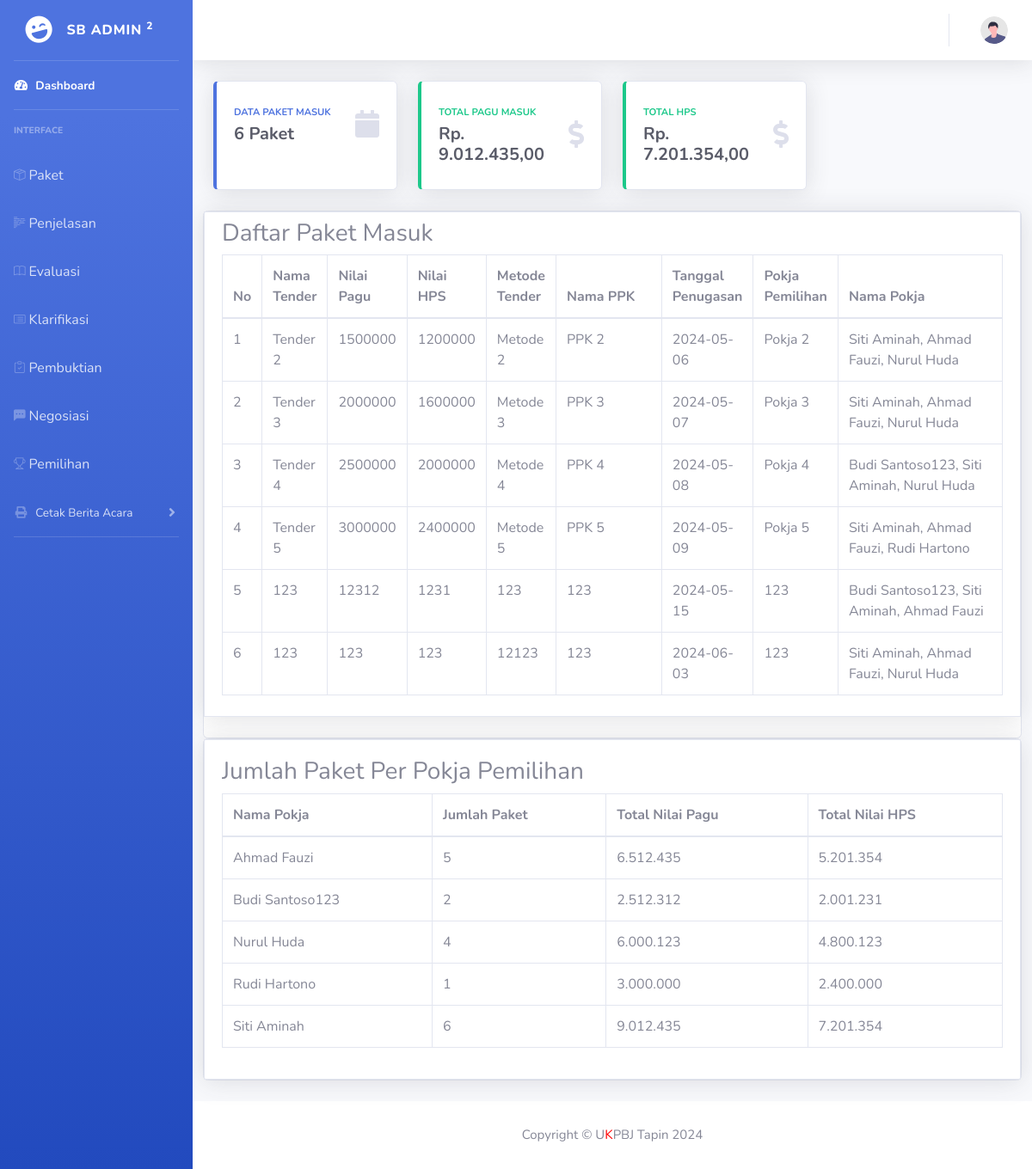
/index.php/dashboard, run on an earlier commit of the app's database.
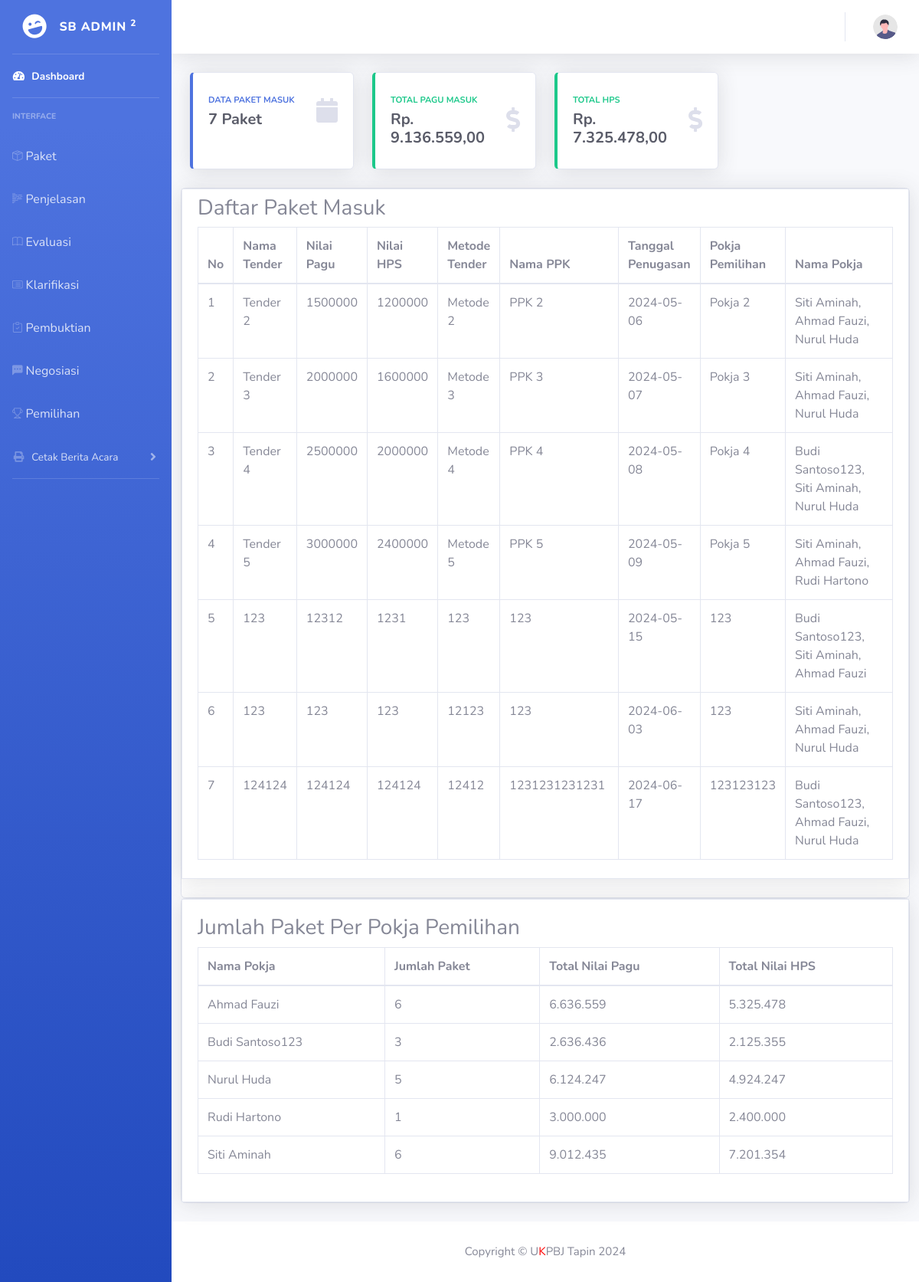
And on a later commit of the database.
### tables this page shows
CREATE TABLE `paket` (
  `Id_kode_tender` int(10) NOT NULL,
  `kode_tender` text NOT NULL,
  `Id_pokja` varchar(10) DEFAULT NULL,
  `no_dokumen_pemilihan` text NOT NULL,
  `Nama_tender` varchar(100) DEFAULT NULL,
  `Nilai_Pagu` int(30) DEFAULT NULL,
  `Kode_RUP` int(15) DEFAULT NULL,
  `Nilai_HPS` int(20) DEFAULT NULL,
  `Kode_anggaran` int(15) DEFAULT NULL,
  `Metode_tender` varchar(20) DEFAULT NULL,
  `Nama_PPK` varchar(50) DEFAULT NULL,
  `NIP_PPK` varchar(30) DEFAULT NULL,
  `No_SK` text DEFAULT NULL,
  `Unit_kerja` varchar(50) DEFAULT NULL,
  `Tgl_permohonan` date DEFAULT NULL,
  `Tgl_penugasan` date DEFAULT NULL,
  `Pokja_pemilihan` varchar(20) DEFAULT NULL
);

### application/controllers/Dashboard.php (called while the page is built, shortened)
<?php
class Dashboard extends CI_Controller {
    public function __construct() {
        $this->load->model('PokjaMil_model');
        $this->load->model('Paket_model');
    }
    public function index() {
        $data['paket_summary'] = $this->Paket_model->get_paket_summary_by_pokja();
        $data['paket_count'] = $this->Paket_model->get_paket_count();
        $data['pokjas'] = $this->PokjaMil_model->get_all_pokja();
        $data['pakets'] = $this->Paket_model->get_all_paket();
        $totals = $this->Paket_model->get_total_pagu_hps();
        $data['total_pagu'] = $totals->Nilai_Pagu;
        $data['total_hps'] = $totals->Nilai_Hps;
        $this->load->view('Header/Head');
        $this->load->view('Header/Header');
        $this->load->view('dashboard', $data);
        $this->load->view('Footer/Footer');
    }
}
?>

### index.php (called while the page is built, shortened)
<?php
require_once BASEPATH.'core/CodeIgniter.php';

### application/models/Paket_model.php (called while the page is built, shortened)
<?php
class Paket_model extends CI_Model {
    public function get_all_paket() {
        return $this->db->get('paket')->result();
    }
    public function get_total_pagu_hps() {
        $this->db->select_sum('Nilai_Pagu');
        $this->db->select_sum('Nilai_Hps');
        $query = $this->db->get('paket');
        return $query->row();
    }
    public function get_paket_summary_by_pokja() {
        $this->db->select('pokjamil.Nama, COUNT(paket.Id_kode_tender) as total_paket, SUM(paket.Nilai_Pagu) as total_pagu, SUM(paket.Nilai_HPS) as total_hps');
        $this->db->from('paket');
        $this->db->join('pokjamil', 'FIND_IN_SET(pokjamil.id, paket.Id_pokja) > 0', 'left');
        $this->db->group_by('pokjamil.Nama');
        $query = $this->db->get();
        return $query->result();
    }
}
?>

### application/models/PokjaMil_model.php (called while the page is built, shortened)
<?php
class PokjaMil_model extends CI_Model {
    public function get_all_pokja() {
        return $this->db->get('pokjamil')->result();
    }
}
?>

### application/views/dashboard.php (the view, shortened to what this page needs)
<div class="container-fluid">
    <div class="row">
        <div class="col-xl-3 col-md-6 mb-4">
            <div class="card border-left-primary shadow h-100 py-2">
                <div class="card-body">
                    <div class="row no-gutters align-items-center">
                        <div class="col mr-2">
                            <div class="text-xs font-weight-bold text-primary text-uppercase mb-1">
                                Data Paket Masuk</div>
                            <div class="h5 mb-0 font-weight-bold text-gray-800"><?= $paket_count ?> Paket</div>
                        </div>
                        <div class="col-auto">
                            <i class="fas fa-calendar fa-2x text-gray-300"></i>
                        </div>
                    </div>
                </div>
            </div>
        </div>
        <div class="col-xl-3 col-md-6 mb-4">
            <div class="card border-left-success shadow h-100 py-2">
                <div class="card-body">
                    <div class="row no-gutters align-items-center">
                        <div class="col mr-2">
                            <div class="text-xs font-weight-bold text-success text-uppercase mb-1">
                                Total Pagu Masuk</div>
                            <div class="h5 mb-0 font-weight-bold text-gray-800">Rp.
                                <?= number_format($total_pagu, 2, ',', '.') ?></div>
                        </div>
                        <div class="col-auto">
                            <i class="fas fa-dollar-sign fa-2x text-gray-300"></i>
                        </div>
                    </div>
                </div>
            </div>
        </div>
        <div class="col-xl-3 col-md-6 mb-4">
            <div class="card border-left-success shadow h-100 py-2">
                <div class="card-body">
                    <div class="row no-gutters align-items-center">
                        <div class="col mr-2">
                            <div class="text-xs font-weight-bold text-success text-uppercase mb-1">
                                Total HPS</div>
                            <div class="h5 mb-0 font-weight-bold text-gray-800">Rp.
                                <?= number_format($total_hps, 2, ',', '.') ?></div>
                        </div>
                        <div class="col-auto">
                            <i class="fas fa-dollar-sign fa-2x text-gray-300"></i>
                        </div>
                    </div>
                </div>
            </div>
        </div>
    </div>
    <div class="row">
        <div class="card" style="width: 100%;">
            <div class="card-body shadow border py-2 mb-4">
                <div class="table-responsive">
                <h3>Daftar Paket Masuk</h3>
                    <table id="example" class="table table-bordered" width="100%" cellspacing="0">
                        <thead>
                            <tr>
                                <th>No</th>
                                <th>Nama Tender</th>
                                <th>Nilai Pagu</th>
                                <th>Nilai HPS</th>
                                <th>Metode Tender</th>
                                <th style="width: 20%;">Nama PPK</th>
                                <th>Tanggal Penugasan</th>
                                <th>Pokja Pemilihan</th>
                                <th style="width: 30%;">Nama Pokja</th>
                            </tr>
                        </thead>
                        <tbody>
                            <?php
        $no = 1;
        foreach ($pakets as $paket): ?>
                            <tr>
                                <td><?= $no++ ?></td>
                                <td><?= $paket->Nama_tender ?></td>
                                <td><?= $paket->Nilai_Pagu ?></td>
                                <td><?= $paket->Nilai_HPS ?></td>
                                <td><?= $paket->Metode_tender ?></td>
                                <td><?= $paket->Nama_PPK ?></td>
                                <td><?= $paket->Tgl_penugasan ?></td>
                                <td><?= $paket->Pokja_pemilihan ?></td>
                                <td>
                                    <?php
                $selected_ids = explode(',', $paket->Id_pokja);
                $pokja_names = array();
                foreach ($selected_ids as $selected_id) {
                    foreach ($pokjas as $pokja) {
                        if ($pokja->id == $selected_id) {
                            $pokja_names[] = $pokja->Nama;
                            break;
                        }
                    }
                }
                echo implode(', ', $pokja_names);
                ?>
                                </td>
                            </tr>
                            <?php endforeach; ?>
                        </tbody>
                    </table>
                </div>
            </div>
        </div>
    </div>
    <div class="row">
        <div class="card" style="width: 100%;">
            <div class="card-body shadow border ">
                <div class="table-responsive">
                    <h3>Jumlah Paket Per Pokja Pemilihan</h3>
                    <table id="example" class="table table-bordered" width="100%" cellspacing="0">
                        <thead>
                            <tr>
                                <th>Nama Pokja</th>
                                <th>Jumlah Paket</th>
                                <th>Total Nilai Pagu</th>
                                <th>Total Nilai HPS</th>
                            </tr>
                        </thead>
                        <tbody>
                            <?php foreach ($paket_summary as $summary): ?>
                            <tr>
                                <td><?= $summary->Nama ?></td>
                                <td><?= $summary->total_paket ?></td>
                                <td><?= number_format($summary->total_pagu, 0, ',', '.') ?></td>
                                <td><?= number_format($summary->total_hps, 0, ',', '.') ?></td>
                            </tr>
                            <?php endforeach; ?>
                        </tbody>
                    </table>
                </div>
            </div>
        </div>
    </div>
    <div class="row">
    </div>
</div>
</div>

### application/views/Header/Head.php (shortened to what this page needs)
<!DOCTYPE html>
<html lang="en">
<head>
    <link href="<?= base_url('assets/vendor/fontawesome-free/css/all.min.css') ?>" rel="stylesheet" type="text/css">
        <link rel="stylesheet" href="https://stackpath.bootstrapcdn.com/bootstrap/4.5.2/css/bootstrap.min.css">
    <link rel="stylesheet" href="https://cdn.datatables.net/2.0.7/css/dataTables.dataTables.css">
    <link rel="stylesheet" href="https://cdn.datatables.net/2.0.7/css/dataTables.bootstrap4.css">
    <link rel="stylesheet" href="https://cdnjs.cloudflare.com/ajax/libs/twitter-bootstrap/4.5.2/css/bootstrap.css">
    <link rel="stylesheet" href="https://cdnjs.cloudflare.com/ajax/libs/bootstrap-icons/1.10.0/font/bootstrap-icons.min.css">
    <link href="<?= base_url('assets/css/sb-admin-2.min.css') ?>" rel="stylesheet">
    <link rel="stylesheet" type="text/css"
        href="https://cdnjs.cloudflare.com/ajax/libs/font-awesome/5.15.4/css/all.min.css">
    <link rel="stylesheet" type="text/css" href="https://cdn.datatables.net/1.10.24/css/dataTables.bootstrap4.min.css">
</head>

### application/views/Header/Header.php (shortened to what this page needs)
<body id="page-top">
    <div id="wrapper">
        <ul class="navbar-nav bg-gradient-primary sidebar sidebar-dark accordion" id="accordionSidebar">
            <a class="sidebar-brand d-flex align-items-center justify-content-center"
                href="<?= site_url('Dashboard') ?>">
                <div class="sidebar-brand-icon rotate-n-15">
                    <i class="fas fa-laugh-wink"></i>
                </div>
                <div class="sidebar-brand-text mx-3">SB Admin <sup>2</sup></div>
            </a>
            <hr class="sidebar-divider my-0">
            <li class="nav-item active">
                <a class="nav-link" href="<?= site_url('Dashboard') ?>">
                    <i class="fas fa-fw fa-tachometer-alt"></i>
                    <span>Dashboard</span></a>
            </li>
            <hr class="sidebar-divider">
            <div class="sidebar-heading">
                Interface
            </div>
            <li class="nav-item">
                <a class="nav-link" href="<?= site_url('Paket') ?>"><i class="bi bi-box-seam"></i>Paket</a>
            </li>
            <li class="nav-item">
                <a class="nav-link" href="<?= site_url('Penjelasan') ?>"><i class="bi bi-body-text"></i>Penjelasan</a>
            </li>
            <li class="nav-item">
                <a class="nav-link" href="<?= site_url('Evaluasi') ?>"><i class="bi bi-book"></i>Evaluasi</a>
            </li>
            <li class="nav-item">
                <a class="nav-link" href="<?= site_url('Klarifikasi') ?>"><i class="bi bi-card-list"></i>Klarifikasi</a>
            </li>
            <li class="nav-item">
                <a class="nav-link" href="<?= site_url('Pembuktian') ?>"><i
                        class="bi bi-clipboard-check"></i>Pembuktian</a>
            </li>
            <li class="nav-item">
                <a class="nav-link" href="<?= site_url('Negosiasi') ?>"><i
                        class="bi bi-chat-left-dots-fill"></i>Negosiasi</a>
            </li>
            <li class="nav-item">
                <a class="nav-link" href="<?= site_url('Pemilihan') ?>"><i class="bi bi-trophy"></i>Pemilihan</a>
            </li>
            <li class="nav-item">
                <a class="nav-link collapsed" href="#" data-toggle="collapse" data-target="#collapseUtilities"
                    aria-expanded="true" aria-controls="collapseUtilities">
                    <i class="fas fa-fw fa-print"></i>
                    <span>Cetak Berita Acara</span>
                </a>
            </li>
            <hr class="sidebar-divider">
        </ul>
        <div id="content-wrapper" class="d-flex flex-column">
            <div id="content">
                <nav class="navbar navbar-expand navbar-light bg-white topbar mb-4 static-top shadow">
                    <ul class="navbar-nav ml-auto">
                        <li class="nav-item dropdown no-arrow">
                            <a class="nav-link dropdown-toggle" href="#" id="userDropdown" role="button"
                                data-toggle="dropdown" aria-haspopup="true" aria-expanded="false">
                                <img class="img-profile rounded-circle" src="img/undraw_profile.svg">
                            </a>
                        </li>
                    </ul>
                </nav>

### application/views/Footer/Footer.php (shortened to what this page needs)
<footer class="sticky-footer bg-white">
    <div class="container my-auto">
        <div class="copyright text-center my-auto">
            <span style="font-size:15px;">Copyright &copy; U<span style="color:red;">K</span>PBJ Tapin 2024</span>
        </div>
    </div>
</footer>
</div>
</div>
</body>
</html>

What changed in the data, as far as the page shows it:
added paket: Nama_tender "124124", Nilai_Pagu "124124", Nilai_HPS "124124", Metode_tender "12412", Nama_PPK "1231231231231", Tgl_penugasan "2024-06-17", Pokja_pemilihan "123123123", pokja_names "Budi Santoso123, Ahmad Fauzi, Nurul Huda"
Also different on the page:
$paket_count: "6" → "7"
$total_pagu: "9.012.435,00" → "9.136.559,00"
$total_hps: "7.201.354,00" → "7.325.478,00"
new list line: "Ahmad Fauzi 6 6.636.559 5.325.478"
new list line: "Budi Santoso123 3 2.636.436 2.125.355"
new list line: "Nurul Huda 5 6.124.247 4.924.247"
list line gone: "Ahmad Fauzi 5 6.512.435 5.201.354"
list line gone: "Budi Santoso123 2 2.512.312 2.001.231"
list line gone: "Nurul Huda 4 6.000.123 4.800.123"
